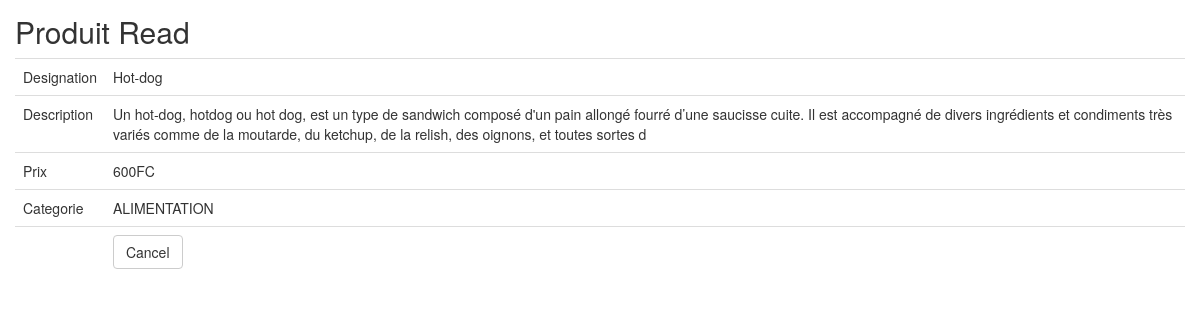
/produit/read/11, run on the app's committed database.
### tables this page shows
CREATE TABLE IF NOT EXISTS `produit` (
  `id` int(11) NOT NULL AUTO_INCREMENT,
  `designation` varchar(255) NOT NULL,
  `description` varchar(255) DEFAULT NULL,
  `prix` varchar(255) NOT NULL,
  `categorie` enum('ALIMENTATION','HABILLEMENT','BIJOUTERIE','QUINCAILLERIE','PHARMACIE') NOT NULL,
  PRIMARY KEY (`id`),
  UNIQUE KEY `id_UNIQUE` (`id`)
);

### application/controllers/Produit.php (called while the page is built, shortened)
<?php
class Produit extends CI_Controller
{
    function __construct()
    {
        $this->load->model('Produit_model');
        $this->load->library('form_validation');
    }
    public function read($id)
    {
        $row = $this->Produit_model->get_by_id($id);
        if ($row) {
            $data = array(
		'id' => $row->id,
		'designation' => $row->designation,
		'description' => $row->description,
		'prix' => $row->prix,
		'categorie' => $row->categorie,
	    );
            $this->load->view('produit/produit_read', $data);
        } else {
            $this->session->set_flashdata('message', 'Record Not Found');
            redirect(site_url('produit'));
        }
    }
}

### index.php (called while the page is built, shortened)
<?php
require_once BASEPATH.'core/CodeIgniter.php';

### application/models/Produit_model.php (called while the page is built, shortened)
<?php
class Produit_model extends CI_Model
{
    public $table = 'produit';
    public $id = 'id';
    function get_by_id($id)
    {
        $this->db->where($this->id, $id);
        return $this->db->get($this->table)->row();
    }
}

### application/views/produit/produit_read.php (the view, shortened to what this page needs)
<!doctype html>
<html>
    <head>
        <link rel="stylesheet" href="<?php echo base_url('assets/bootstrap/css/bootstrap.min.css') ?>"/>
    </head>
    <body>
        <h2 style="margin-top:0px">Produit Read</h2>
        <table class="table">
	    <tr><td>Designation</td><td><?php echo $designation; ?></td></tr>
	    <tr><td>Description</td><td><?php echo $description; ?></td></tr>
	    <tr><td>Prix</td><td><?php echo $prix; ?></td></tr>
	    <tr><td>Categorie</td><td><?php echo $categorie; ?></td></tr>
	    <tr><td></td><td><a href="<?php echo site_url('produit') ?>" class="btn btn-default">Cancel</a></td></tr>
	</table>
        </body>
</html>

### application/views/produit/produit_read.php (style rules this page uses)
body { padding: 15px; }

### data on the page
produit: designation "Hot-dog", description "Un hot-dog, hotdog ou hot dog, est un type de sandwich composé d'un pain allongé fourré d’une saucisse cuite. Il est accompagné de divers ingrédients et condiments très variés comme de la moutarde, du ketchup, de la relish, des oignons, et toutes sortes d", prix "600FC", categorie "ALIMENTATION"
